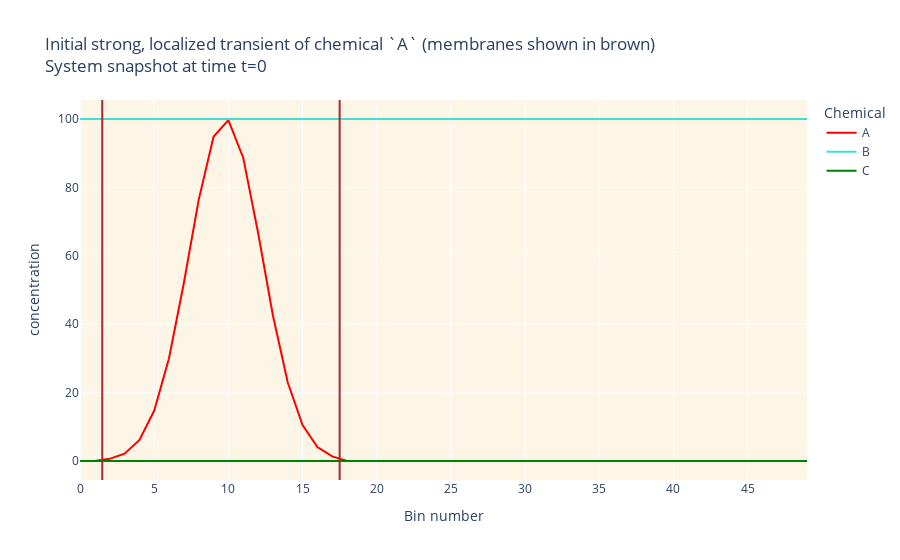

Notebook cell for this chart:
### Code cell
# Visualize the system state so far
bio.visualize_system(title_prefix="Initial strong, localized transient of chemical `A` (membranes shown in brown)")

### Figure 1 — Plotly figure (JSON) as saved in the notebook; plotly's stock layout.template omitted (floating-point values rounded to 4 significant figures)
{"data": [{"hovertemplate": "Chemical=A<br>Bin number=%{x}<br>concentration=%{y}<extra></extra>", "legendgroup": "A", "line": {"color": "red", "dash": "solid"}, "marker": {"symbol": "circle"}, "mode": "lines", "name": "A", "orientation": "v", "showlegend": true, "type": "scatter", "x": [0, 1, 2, 3, 4, 5, 6, 7, 8, 9, 10, 11, 12, 13, 14, 15, 16, 17, 18, 19, 20, 21, 22, 23, 24, 25, 26, 27, 28, 29, 30, 31, 32, 33, 34, 35, 36, 37, 38, 39, 40, 41, 42, 43, 44, 45, 46, 47, 48, 49], "xaxis": "x", "y": [0, 0, 0.6296, 2.124, 6.068, 14.67, 30.03, 52.05, 76.35, 94.81, 99.67, 88.7, 66.82, 42.61, 23.01, 10.51, 4.068, 1.332, 0, 0, 0, 0, 0, 0, 0, 0, 0, 0, 0, 0, 0, 0, 0, 0, 0, 0, 0, 0, 0, 0, 0, 0, 0, 0, 0, 0, 0, 0, 0, 0], "yaxis": "y"}, {"hovertemplate": "Chemical=B<br>Bin number=%{x}<br>concentration=%{y}<extra></extra>", "legendgroup": "B", "line": {"color": "turquoise", "dash": "solid"}, "marker": {"symbol": "circle"}, "mode": "lines", "name": "B", "orientation": "v", "showlegend": true, "type": "scatter", "x": [0, 1, 2, 3, 4, 5, 6, 7, 8, 9, 10, 11, 12, 13, 14, 15, 16, 17, 18, 19, 20, 21, 22, 23, 24, 25, 26, 27, 28, 29, 30, 31, 32, 33, 34, 35, 36, 37, 38, 39, 40, 41, 42, 43, 44, 45, 46, 47, 48, 49], "xaxis": "x", "y": [100, 100, 100, 100, 100, 100, 100, 100, 100, 100, 100, 100, 100, 100, 100, 100, 100, 100, 100, 100, 100, 100, 100, 100, 100, 100, 100, 100, 100, 100, 100, 100, 100, 100, 100, 100, 100, 100, 100, 100, 100, 100, 100, 100, 100, 100, 100, 100, 100, 100], "yaxis": "y"}, {"hovertemplate": "Chemical=C<br>Bin number=%{x}<br>concentration=%{y}<extra></extra>", "legendgroup": "C", "line": {"color": "green", "dash": "solid"}, "marker": {"symbol": "circle"}, "mode": "lines", "name": "C", "orientation": "v", "showlegend": true, "type": "scatter", "x": [0, 1, 2, 3, 4, 5, 6, 7, 8, 9, 10, 11, 12, 13, 14, 15, 16, 17, 18, 19, 20, 21, 22, 23, 24, 25, 26, 27, 28, 29, 30, 31, 32, 33, 34, 35, 36, 37, 38, 39, 40, 41, 42, 43, 44, 45, 46, 47, 48, 49], "xaxis": "x", "y": [0, 0, 0, 0, 0, 0, 0, 0, 0, 0, 0, 0, 0, 0, 0, 0, 0, 0, 0, 0, 0, 0, 0, 0, 0, 0, 0, 0, 0, 0, 0, 0, 0, 0, 0, 0, 0, 0, 0, 0, 0, 0, 0, 0, 0, 0, 0, 0, 0, 0], "yaxis": "y"}], "layout": {"autosize": true, "legend": {"title": {"text": "Chemical"}, "tracegroupgap": 0}, "plot_bgcolor": "oldlace", "shapes": [{"line": {"color": "brown", "dash": "solid", "width": 2}, "type": "line", "x0": 1.5, "x1": 1.5, "xref": "x", "y0": 0, "y1": 1, "yref": "y domain"}, {"line": {"color": "brown", "dash": "solid", "width": 2}, "type": "line", "x0": 17.5, "x1": 17.5, "xref": "x", "y0": 0, "y1": 1, "yref": "y domain"}], "title": {"text": "Initial strong, localized transient of chemical `A` (membranes shown in brown)<br>System snapshot at time t=0"}, "xaxis": {"anchor": "y", "autorange": true, "domain": [0, 1], "range": [0, 49], "title": {"text": "Bin number"}, "type": "linear"}, "yaxis": {"anchor": "x", "autorange": true, "domain": [0, 1], "range": [-5.556, 105.6], "title": {"text": "concentration"}, "type": "linear"}}}
